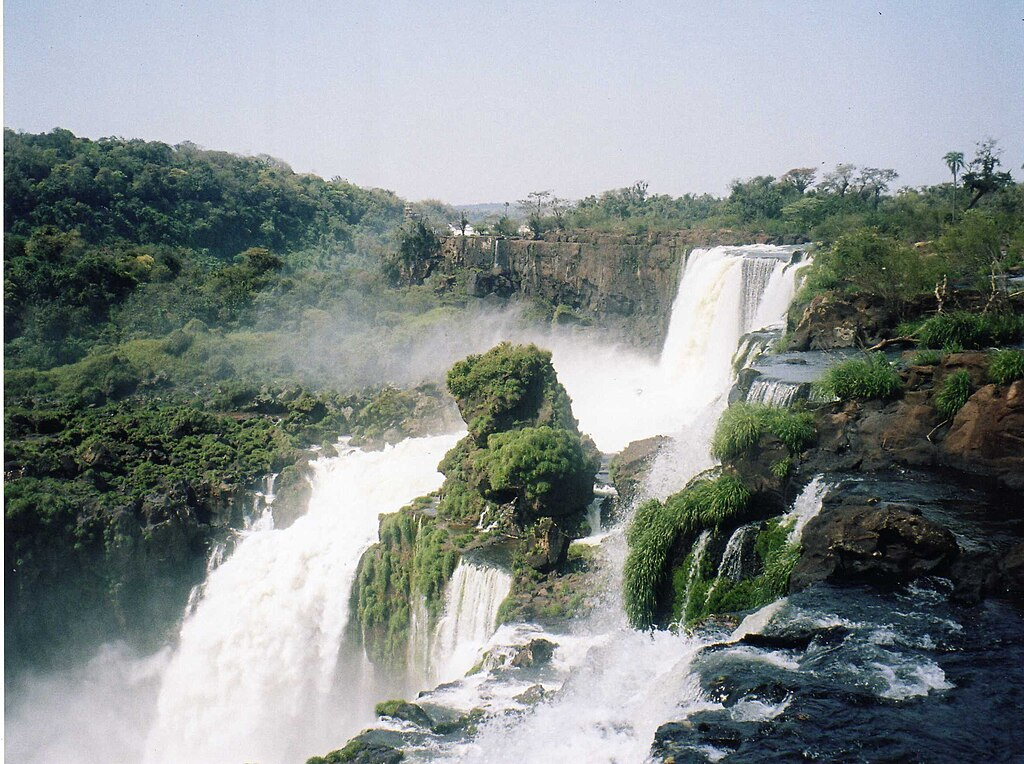
#> input picture pizarron/25-10-23/imagen.jpg, 1024 x 764 px, found by its file name
$ python 4_resaltado_mask.py
#> lines starting #> are read from the running program, lines starting #| are printed output that depends on the picture; after the words box and inside, x2 and y2 are one past the last pixel; in counts of white or black regions, pixels touching at a corner belong together
### pizarron/25-10-23/computer_vision/utils_imagen.py
import cv2
import numpy as np

def cargar_imagen(ruta='imagen.jpg', alto=1920, ancho=1080):
    """
    Carga una imagen desde un archivo o genera una aleatoria si no existe.

    Parámetros:
        ruta (str): Ruta del archivo de imagen
        alto (int): Alto de la imagen generada si no existe el archivo
        ancho (int): Ancho de la imagen generada si no existe el archivo

    Retorna:
        numpy.ndarray: Imagen cargada o generada
    """
#> called with ruta = 'imagen.jpg', alto = 1920, ancho = 1080
    imagen = cv2.imread(ruta)
#> imagen is the input picture: shape (764, 1024, 3); mean B, G, R 138.4, 139.4, 131.9
    if imagen is None:
        # np.random.randint: Genera array de enteros aleatorios
        # Parámetros: (min, max, shape, dtype)
        # shape=(alto, ancho, 3) crea una imagen con 3 canales (RGB)
        print(f"No se encontró '{ruta}', generando imagen aleatoria de {alto}x{ancho}")
        imagen = np.random.randint(0, 255, (alto, ancho, 3), dtype=np.uint8)
    else:
        print(f"Imagen cargada: {ruta}")

    return imagen

### pizarron/25-10-23/computer_vision/4_resaltado_mask.py
import cv2
import numpy as np
import time
from utils_imagen import cargar_imagen


def mascara_booleana():
    """
    Operación 4: Máscara booleana - aislar píxeles brillantes
    Demuestra indexación booleana y operaciones condicionales vectorizadas
    """

    # Cargar imagen usando función reutilizable
    imagen = cargar_imagen()

    print(f"\nTamaño de imagen: {imagen.shape}")
#| Tamaño de imagen: (764, 1024, 3)
    print("Aplicando máscara booleana para aislar píxeles brillantes...\n")

    inicio = time.perf_counter()

    # COMPARACIÓN VECTORIZADA: imagen > 200
    # Retorna un array booleano de la misma forma que imagen
    # True donde el píxel es > 200, False en caso contrario
    #
    # .all(axis=2): verifica si TODOS los canales son True a lo largo del axis 2 (canales)
    # axis=2 reduce las dimensiones de (alto, ancho, 3) a (alto, ancho)
    # Resultado: array 2D booleano donde True indica que R, G y B son todos > 200
    mascara_brillante = (imagen > 200).all(axis=2)
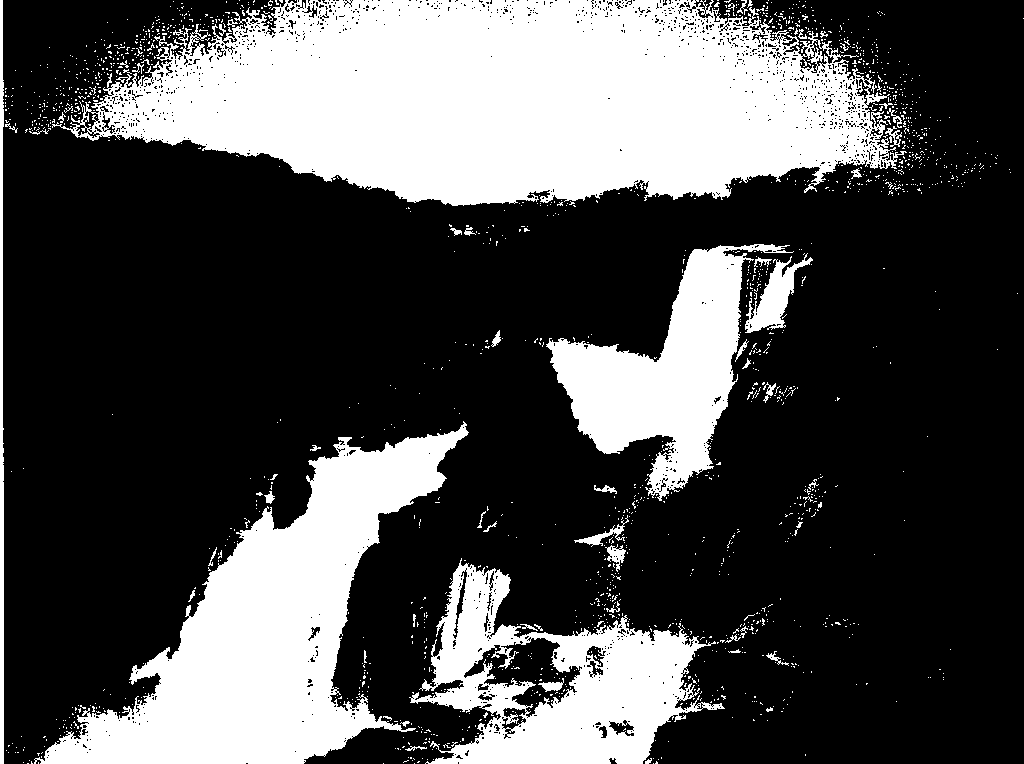
#> mascara_brillante: shape (764, 1024) bool; 30.3% white; 1674 white regions (1617 under 20 px), largest, box (x1, y1, x2, y2) and area: (52, 0, 907, 206) 119425, (34, 421, 469, 764) 54530, (409, 558, 725, 764) 27859

    resaltado = imagen.copy()

    # INDEXACIÓN BOOLEANA: resaltado[~mascara_brillante]
    # ~ es el operador NOT bit a bit, invierte la máscara booleana
    # Esta indexación selecciona SOLO los píxeles donde mascara_brillante es False
    # Luego aplica // 3 (división entera) solo a esos píxeles
    # Es como un "if" vectorizado sin escribir loops
    resaltado[~mascara_brillante] = resaltado[~mascara_brillante] // 3
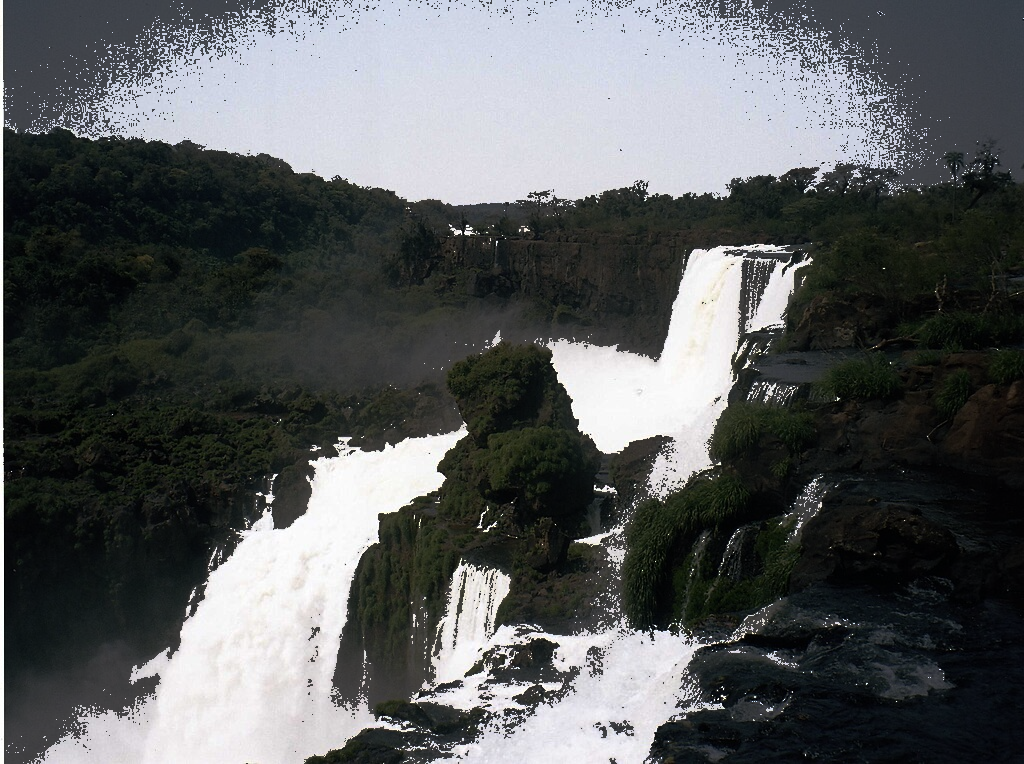
#> resaltado: shape (764, 1024, 3); mean B, G, R 92.7, 91.6, 88.8

    tiempo_mascara = time.perf_counter() - inicio
    print(f"Operación con máscara booleana: {tiempo_mascara*1000:.2f}ms")

    # Contar píxeles brillantes
    num_brillantes = np.sum(mascara_brillante)
#> num_brillantes = 237377
    total_pixeles = mascara_brillante.size
#> total_pixeles = 782336
    porcentaje = (num_brillantes / total_pixeles) * 100
#> porcentaje = 30.34
    print(f"Píxeles brillantes (RGB > 200): {num_brillantes:,} ({porcentaje:.2f}%)\n")
#| Píxeles brillantes (RGB > 200): 237,377 (30.34%)

    # Crear visualización de la máscara
    # Convertir booleano a imagen (True=255, False=0)
    visualizacion_mascara = (mascara_brillante * 255).astype(np.uint8)

    # Mostrar resultados
    cv2.imshow("Original", imagen)
    cv2.imshow("Mascara (blanco=brillante)", visualizacion_mascara)
    cv2.imshow("Areas brillantes resaltadas", resaltado)

    print("Presiona cualquier tecla para continuar")
    cv2.waitKey(0)
    cv2.destroyAllWindows()

    return tiempo_mascara


if __name__ == "__main__":
    tiempo = mascara_booleana()
    print(f"\nTiempo de procesamiento: {tiempo*1000:.2f}ms")
